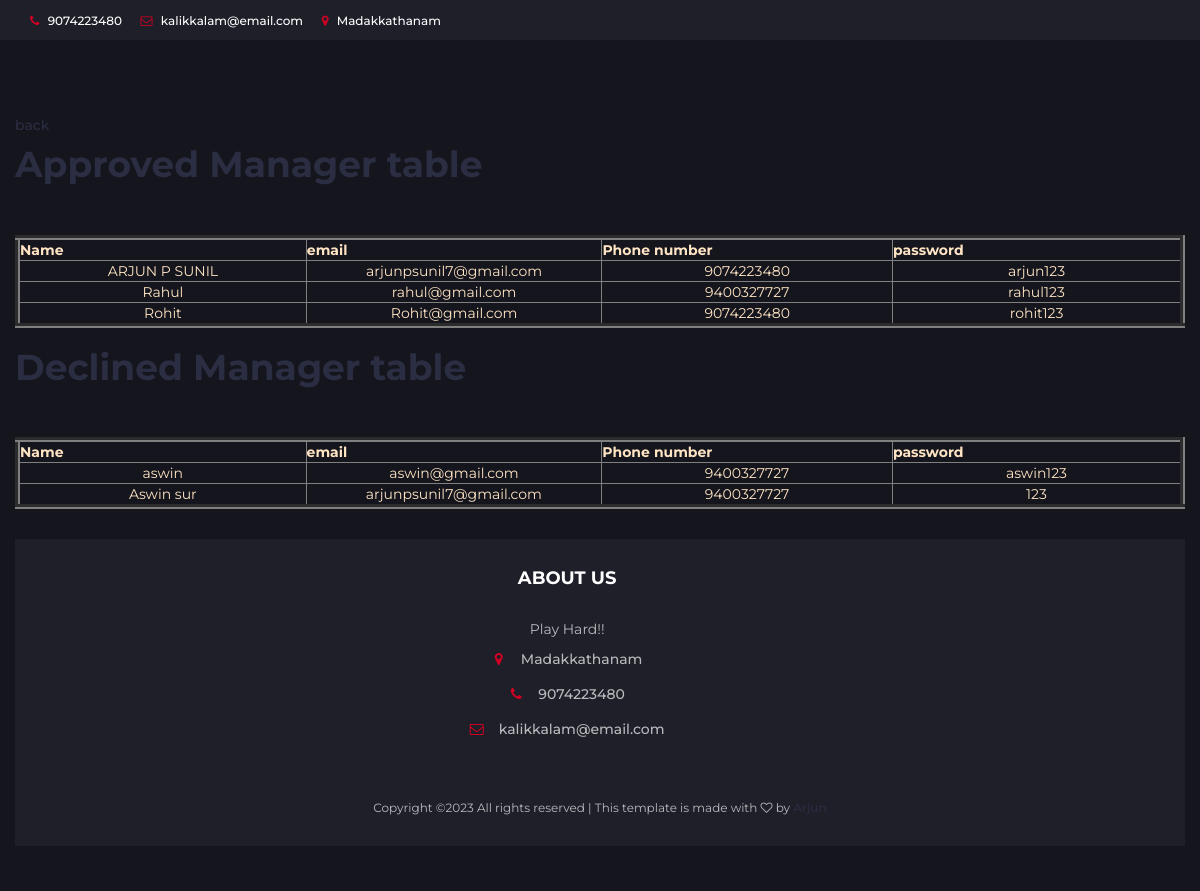
Screenshot of /approvedman with the database file from the repository.
### managerapp/models.py (models this page shows)
class Managerdata(models.Model):
    name=models.CharField(max_length=20)
    email=models.EmailField()
    number=models.IntegerField(default=0)
    password=models.CharField(max_length=20)
    status=models.IntegerField(default=0)

### userapp/views.py (the view)
# urls.py: path('approvedman',views.approvedman,name='approvedman'),
def approvedman(request):
    data=Managerdata.objects.filter(status=1)
    data1=Managerdata.objects.filter(status=2)
    return render(request,'approvedman.html',{'data':data,'data1':data1})

### userapp/templates/approvedman.html
{% extends 'addlocation.html' %}
{% block contents %}
<br>
<a href="{% url 'userhome' %}"><p>back</p></a>
<h1>Approved Manager table</h1>
<br><br>
<table border="5" style="color: bisque;" align="center"><tr>
    <th style="width: 8cm;">Name</th>
    <th style="width: 8cm;">email</th>
    <th style="width: 8cm;">Phone number</th>
    <th style="width: 8cm;">password</th>
</tr>
{% for i in data %}
    <tr style="text-align: center;">
        <td>{{i.name}}</td>
        <td>{{i.email}}</td>
        <td>{{i.number}}</td>
        <td>{{i.password}}</td>
    </tr>
    {% endfor %}
</table>
<br>
<h1>Declined Manager table</h1>
<br><br>
<table border="5" style="color: bisque;" align="center"><tr>
    <th style="width: 8cm;">Name</th>
    <th style="width: 8cm;">email</th>
    <th style="width: 8cm;">Phone number</th>
    <th style="width: 8cm;">password</th>
</tr>
{% for i in data1 %}
    <tr style="text-align: center;">
        <td>{{i.name}}</td>
        <td>{{i.email}}</td>
        <td>{{i.number}}</td>
        <td>{{i.password}}</td>
    </tr>
    {% endfor %}
</table>
{% endblock %}

### userapp/static/css/style.css (style rules this page uses)
body { font-family: 'Montserrat', sans-serif; font-weight: 400; color: #333; }
h1, h2, h3, h4, h5, h6 { color: #2B2D42; font-weight: 700; margin: 0 0 10px; }
a { color: #2B2D42; font-weight: 500; -webkit-transition: 0.2s color; transition: 0.2s color; }

### rows the page displays
Managerdata: name "ARJUN P SUNIL", email "arjunpsunil7@gmail.com", number "9074223480", password "arjun123"
Managerdata: name "Rahul", email "rahul@gmail.com", number "9400327727", password "rahul123"
Managerdata: name "Rohit", email "Rohit@gmail.com", number "9074223480", password "rohit123"
Managerdata: name "aswin", email "aswin@gmail.com", number "9400327727", password "aswin123"
Managerdata: name "Aswin sur", email "arjunpsunil7@gmail.com", number "9400327727", password "123"
